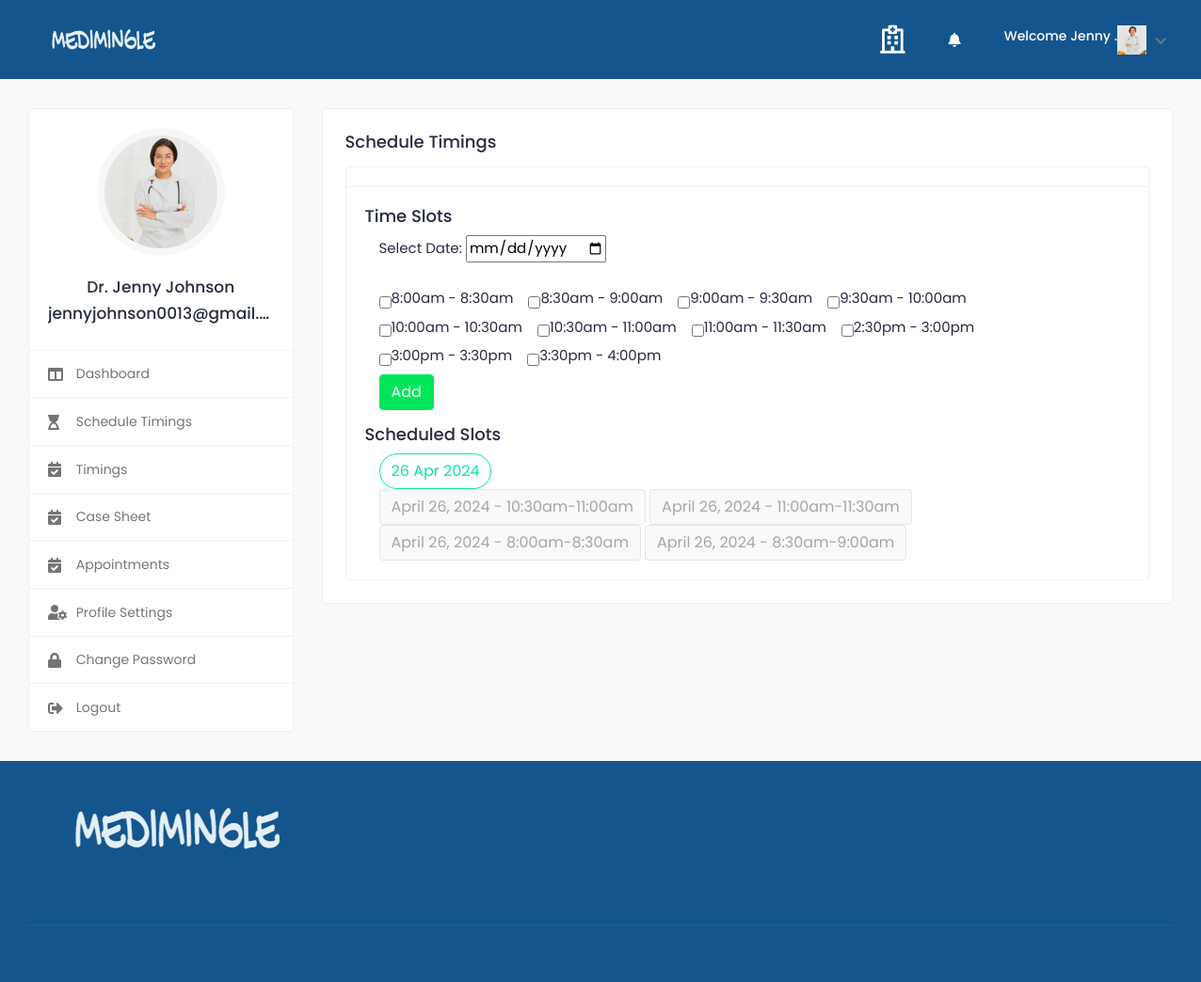
/schedule_timings (signed in), run on an earlier commit of the app's database.
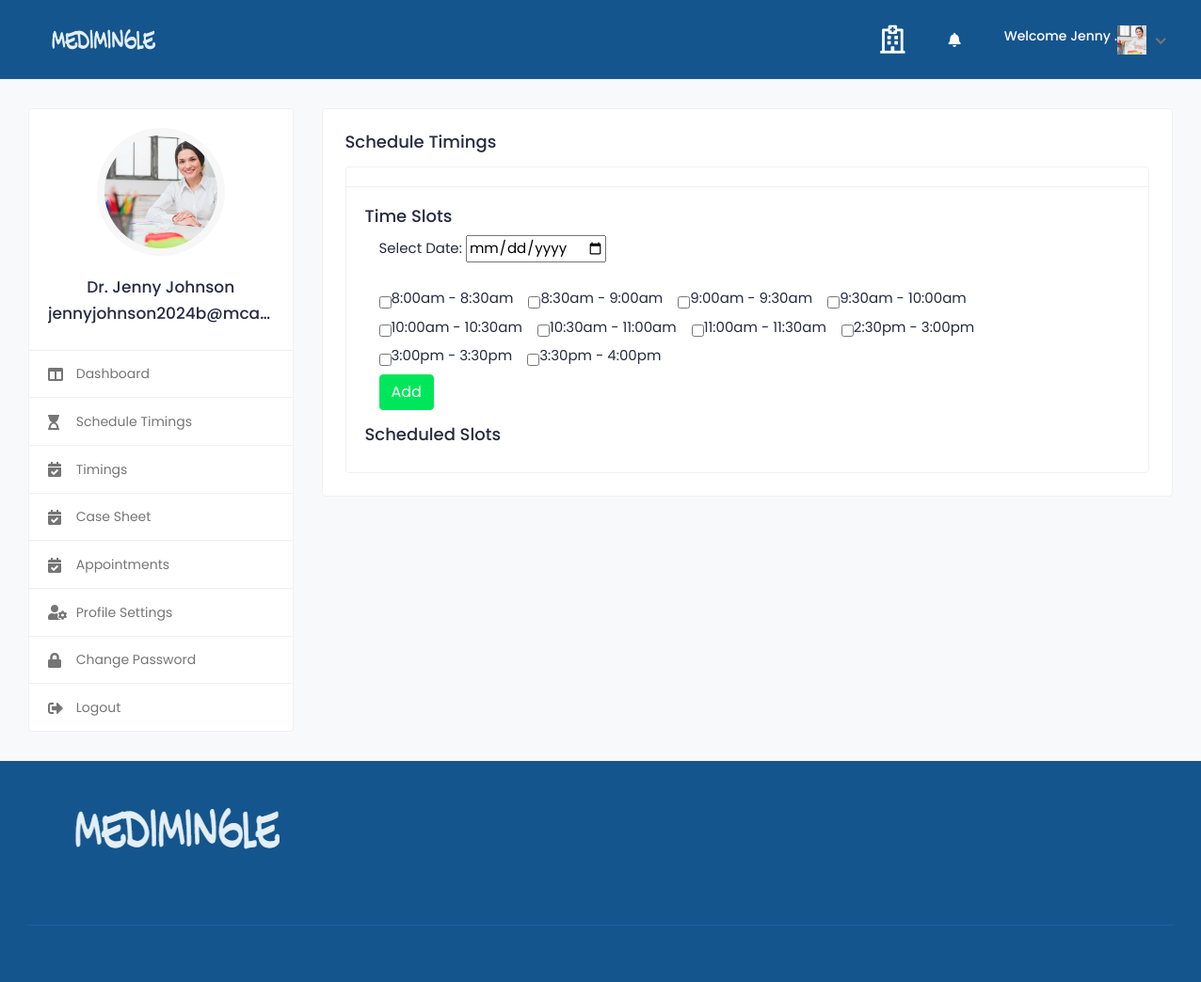
And on a later commit of the database.
### medi/models.py (models this page shows, shortened)
class tbl_user(AbstractUser):
    email=models.EmailField(unique=True)
    phone_number=models.CharField(max_length=15, null=True)
    USER_TYPE_CHOICES = (
        ('patient', 'Patient'),('doctor', 'Doctor'),
    )
    user_type = models.CharField(
        max_length=10,
        choices=USER_TYPE_CHOICES,
        default='patient',
    )
    is_email_verified = models.BooleanField(default=False)
    email_verification_token = models.CharField(max_length=255, blank=True, null=True)
    status= models.BooleanField(default=False)

class Doctor(models.Model):
    user = models.OneToOneField(tbl_user, on_delete=models.CASCADE)
    city  = models.CharField(max_length=50,null=True,blank=True)
    profile_image = models.ImageField(upload_to='doctor/',default='default.png')
    gender = models.CharField(max_length=10, blank=True)
    description = models.TextField(blank=True)
    date_joined = models.DateTimeField(default=datetime.now, blank=True)
    consulting_fee = models.DecimalField(max_digits=10, decimal_places=2,blank=True,null=True)
    registration_number = models.CharField(max_length=50, null=True, blank=True)
    certificate = models.FileField(upload_to='certificates/', null=True, blank=True)

class AppointmentTime(models.Model):
    day = models.CharField(max_length=50, null=True)
    from_to = models.CharField(max_length=50, null=True)
    appointment_date = models.DateField(null=True)
    month = models.CharField(max_length=50, null=True)
    date = models.CharField(max_length=50, null=True)
    doctor = models.ForeignKey(Doctor, on_delete=models.CASCADE, null=True)
    is_booked=models.BooleanField(default=False)

### medi/views.py (the view, shortened to what this page needs)
# urls.py: path('schedule_timings',views.schedule_timings,name='schedule_timings'),
@never_cache
@login_required(login_url='signin')
def schedule_timings(request):
    doctor = get_object_or_404(Doctor, user=request.user)
    doctor_slots = AppointmentTime.objects.filter(doctor=doctor, is_booked=False).order_by('appointment_date', 'from_to')
    grouped_slots = {}
    for slot in doctor_slots:
        appointment_date = slot.appointment_date.strftime("%d %b %Y")
        if appointment_date not in grouped_slots:
            grouped_slots[appointment_date] = []
        grouped_slots[appointment_date].append(slot)
    context = {'grouped_slots': grouped_slots}
    return render(request, 'schedule_timings.html', context)

### templates/schedule_timings.html (shortened to what the changed rows need)
{% load static %}
{% include 'includes/doc_header.html' %}
						<div class="col-md-7 col-lg-8 col-xl-9">
							<div class="row">
								<div class="col-sm-12">
									<div class="card">
										<div class="card-body">
											<div class="profile-box">
												<div class="row">
													<div class="col-md-12">
														<div class="card schedule-widget mb-0">
															<div class="tab-content schedule-cont">
																<div class="container">
																	<div class="row">
																		<div class="col">
																			{% for day, slots in grouped_slots.items %}
																		<div>
																			<button class="btn btn-rounded btn-outline-primary toggle-button" onclick="toggleSlots('{{ day }}')">{{ day }}</button>
																			<div class="slots" id="{{ day }}">
																				{% for slot in slots %}
																				<button class="btn btn-light">{{ slot.appointment_date }} - {{ slot.from_to }}</button>
																				{% endfor %}
																			</div>
																		</div>
																		{% endfor %}
																		</div>
																	</div>
																</div>
															</div>
																</div>
															</div>
														</div>
													</div>
												</div>
									</div>
								</div>
							</div>
						</div>
					</div>
				</div>
			</div>
		</div>
	</body>
</html>

### templates/includes/doc_header.html (shortened to what this page needs)
{% load static %}
<html lang="en">
<head>
		<link href="https://stackpath.bootstrapcdn.com/bootstrap/4.5.2/css/bootstrap.min.css" rel="stylesheet">
		<link rel="stylesheet" href="{% static '/assets/css/bootstrap.min.css' %}">
		<link rel="stylesheet" href="{% static '/assets/plugins/fontawesome/css/fontawesome.min.css' %}">
		<link rel="stylesheet" href="{% static '/assets/plugins/fontawesome/css/all.min.css' %}">
		<link rel="stylesheet" href="{% static '/assets/css/style.css' %}">
	</head>
	<body>
		<div class="main-wrapper">
			<header class="header">
				<nav class="navbar navbar-expand-lg header-nav">
					<div class="navbar-header">
						<a href="#" class="navbar-brand logo">
							<img src="{% static '/assets/img/logo.png' %}" class="img-fluid" alt="Logo">
						</a>
					</div>
					<ul class="nav header-navbar-rht">
						<li class="nav-item contact-item">
							<div class="header-contact-img">
								<i  style="color: white;" class="far fa-hospital"></i>
							</div>
						</li>
						<li class="nav-item dropdown noti-dropdown">
							<a href="#" class="dropdown-toggle nav-link" data-toggle="dropdown">
								<i class="fas fa-bell" style="color: white;"></i>
							</a>
						</li>
						<li class="nav-item dropdown has-arrow logged-item">
							<a href="#" class="dropdown-toggle nav-link" data-toggle="dropdown">
								<span class="user-img">
									<h6 style="color: white;">Welcome {{user.first_name}}  .</h6>
								</span>
								<span class="user-img">
									<img src="{{ user.doctor.profile_image.url }}" alt="Profile Image">
								</span>
							</a>
						</li>
					</ul>
				</nav>
			</header>
<div class="content">
	<div class="container-fluid">
		<div class="row">
			<div class="col-md-5 col-lg-4 col-xl-3 theiaStickySidebar">
	<div class="profile-sidebar">
		<div class="widget-profile pro-widget-content">
			<div class="profile-info-widget">
				<a href="#" class="booking-doc-img">
					{% if doctor.profile_image %}
						<img src="{{ user.doctor.profile_image.url }}" alt="User Image">
					{% else %}
						<img src="{{ user.doctor.profile_image.url }}" alt="User Image">
					{% endif %}
				</a>
				<div class="profile-det-info">
					<h3>Dr. {{user.first_name}} {{ user.last_name }}</h3>
					<h3>{{user.email}}</h3>
				</div>
			</div>
		</div>
    <div class="dashboard-widget">
        <nav class="dashboard-menu">
            <ul>
                <li>
					<a href="{% url 'doctor_dashboard' %}">
						<i class="fas fa-columns"></i>
						<span>Dashboard</span>
					</a>
				</li>
				<li>
					<a href="{% url 'schedule_timings' %}">
						<i class="fas fa-hourglass-start"></i>
						<span>Schedule Timings</span>
					</a>
				</li>
				<li>
					<a href="{% url 'view_slot' %}">
						<i class="fas fa-calendar-check"></i>
						<span>Timings</span>
					</a>
				</li>
			    <li>
					<a href="{% url 'my_patients' %}">
						<i class="fas fa-calendar-check"></i>
						<span>Case Sheet</span>
					</a>
				</li>
				<li>
					<a href="{% url 'doctor_dashboard' %}">
						<i class="fas fa-calendar-check"></i>
						<span>Appointments</span>
					</a>
				</li>
				<li>
					<a href="{% url 'doctor_profile_settings' %}">
						<i class="fas fa-user-cog"></i>
						<span>Profile Settings</span>
					</a>
				</li>
                <li>
					<a href="{% url 'doctor_change_password' %}">
						<i class="fas fa-lock"></i>
						<span>Change Password</span>
					</a>
				</li>
				<li>
					<a href="{% url 'logout' %}">
						<i class="fas fa-sign-out-alt"></i>
						<span>Logout</span>
					</a>
				</li>
            </ul>
        </nav>
    </div>
</div>
        </div>

What changed in the data, as far as the page shows it:
no longer on this page (row edited): AppointmentTime: day "26 Apr 2024", appointment_date "April 26, 2024", from_to "10:30am-11:00am"
no longer on this page (row edited): AppointmentTime: appointment_date "April 26, 2024", from_to "11:00am-11:30am", shown under "26 Apr 2024"
no longer on this page (row edited): AppointmentTime: appointment_date "April 26, 2024", from_to "8:00am-8:30am", shown under "26 Apr 2024"
no longer on this page (row edited): AppointmentTime: appointment_date "April 26, 2024", from_to "8:30am-9:00am", shown under "26 Apr 2024"
changed tbl_user "Jenny": doctor.profile_image: picture removed, a placeholder shows; email "jennyjohnson0013@gmail.…" → "jennyjohnson2024b@mca…"
